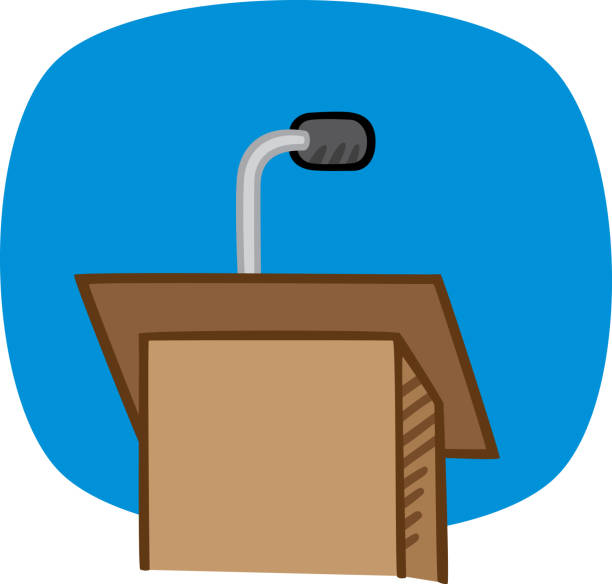
#> input picture B.jpg, 612 x 584 px
$ python -i avatar_crop.py   (imports and definitions only)
#> lines starting #> are read from the running program, lines starting #| are printed output that depends on the picture; after the words box and inside, x2 and y2 are one past the last pixel; in counts of white or black regions, pixels touching at a corner belong together
import numpy as np
from PIL import Image, ImageDraw


def prepare_ava(image):
#> called with image = 'B.jpg'
    img = Image.open(image)
#> img is the input picture: PIL image 612x584 RGB; mean R, G, B 94.4, 156.2, 181.8
    x, y = img.size
#> x = 612; y = 584
    if x > y and x > 300:
        first = (x - y) // 2
#> first = 14
        img = img.crop([first, 0, x - first, y])
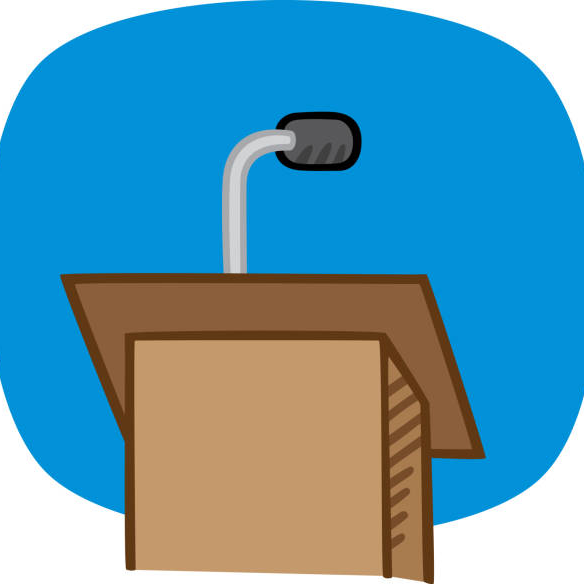
#> img: PIL image 584x584 RGB; mean R, G, B 90.1, 152.9, 178.9
        img = img.resize((300, 300))
#> img: PIL image 300x300 RGB
    elif x > y and 300 - x <= 100:
        first = (x - y) // 2
        img = img.crop([first, 0, x - first, y])
    elif y > x and y > 300:
        first = (y - x) // 2
        img = img.crop([0, first, x, y - first])
        img = img.resize((300, 300))
    elif y > x and 300 - y <= 100:
        first = (y - x) // 2
        img = img.crop([0, first, x, y - first])

    print(img.size)
#| (300, 300)
    height, width = img.size
#> height = 300; width = 300
    lum_img = Image.new('L', [height, width], 0)
#> lum_img: PIL image 300x300 L; every value is 0

    draw = ImageDraw.Draw(lum_img)
    draw.pieslice([(0, 0), (height, width)], 0, 360,
                  fill=255, outline="white")
    img_arr = np.array(img)
    lum_img_arr = np.array(lum_img)
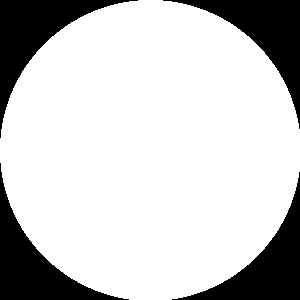
#> lum_img_arr: shape (300, 300); 79% white; 4 black regions, box (x1, y1, x2, y2) and area: (0, 0, 138, 138) 4868, (163, 0, 300, 129) 4730, (0, 163, 129, 300) 4730, (172, 172, 300, 300) 4593
    final_img_arr = np.dstack((img_arr, lum_img_arr))
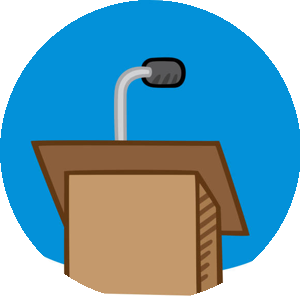
#> final_img_arr: shape (300, 300, 4); mean R, G, B, A 90.1, 152.9, 178.9, 201.4; transparent parts drawn white
    first = Image.fromarray(final_img_arr)
    first.save('test_1.png', format='png')

>>> result = prepare_ava('B.jpg')
